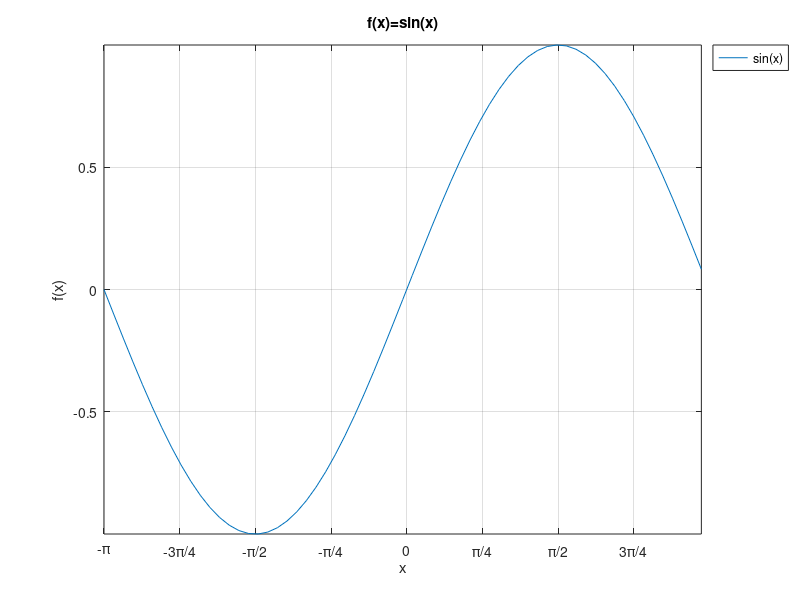
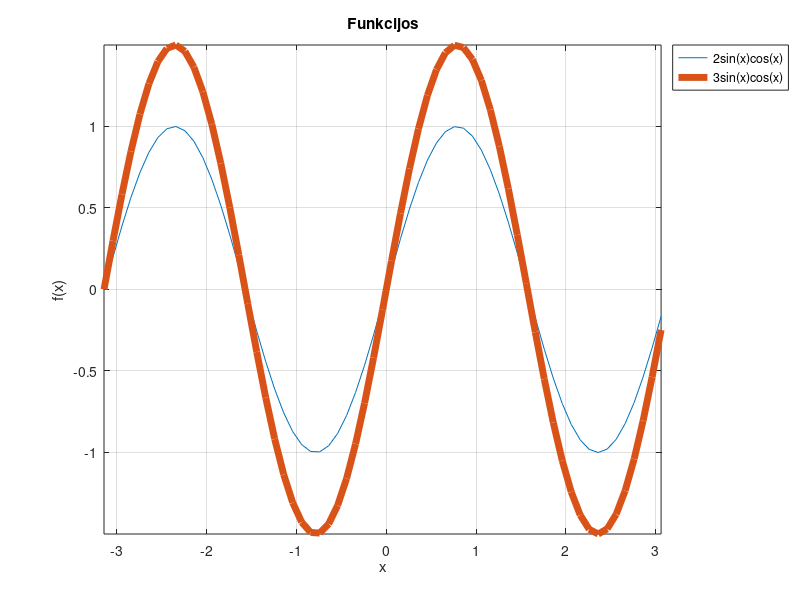
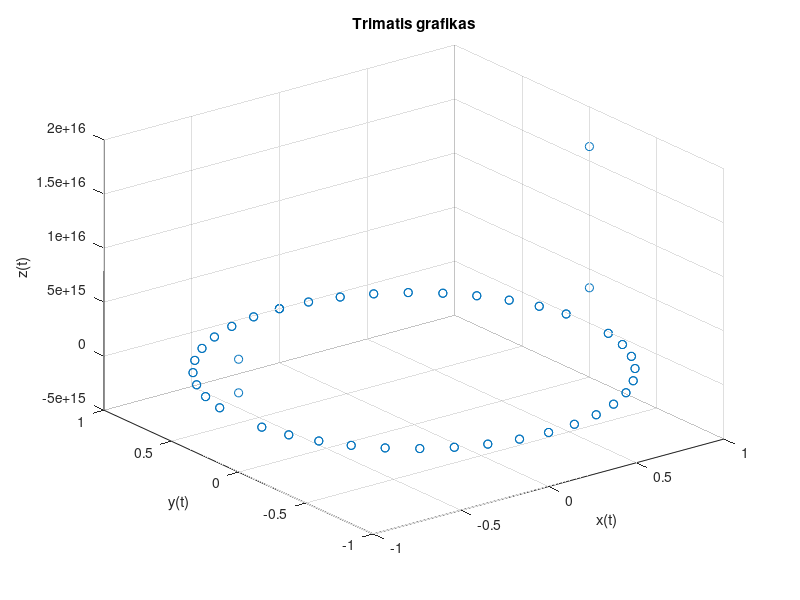
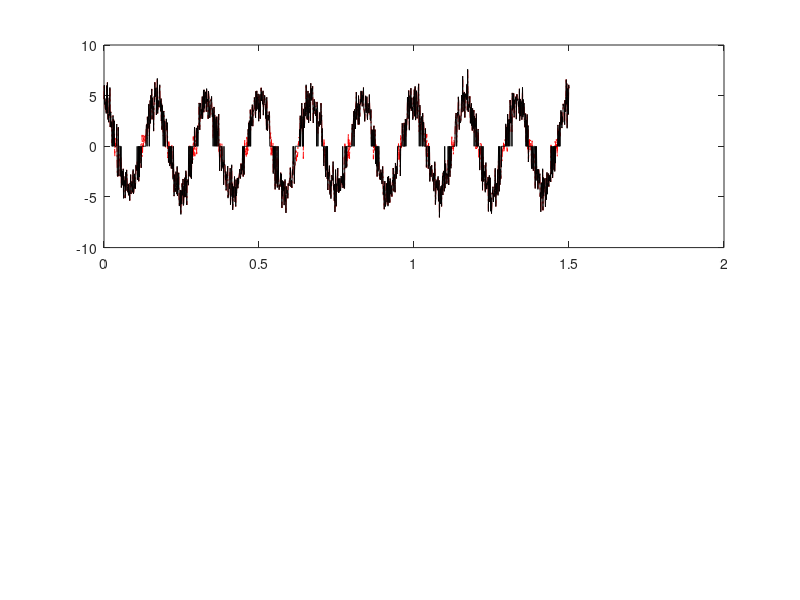

The MATLAB source for these figures, in order: (Note: this script raises an error after producing the figures.)

%Salvija Rasiukevičiūtė, EDIf-25/1, 2026-09-23
x = -pi:0.1:pi; 
y = sin(x); 
 
figure 
plot(x, y) 
title('f(x)=sin(x)') 
xlabel('x') 
ylabel('f(x)') 
axis([min(x) max(x) min(y) max(y)]) 
xticks(-pi:pi/4:pi) 
xticklabels({'-\pi','-3\pi/4','-\pi/2','-\pi/4','0','\pi/4','\pi/2','3\pi/4','\pi'}) 
legend('sin(x)', 'Location', 'bestoutside') 
grid on 
 
y1 = 2*sin(x).*cos(x); 
y2 = 3*sin(x).*cos(x); 
 
figure 
plot(x, y1, x, y2, 'LineWidth', 5) 
title('Funkcijos') 
xlabel('x') 
ylabel('f(x)') 
axis([min(x) max(x) min([y1 y2]) max([y1 y2])]) 
legend('2sin(x)cos(x)','3sin(x)cos(x)', 'Location', 'bestoutside') 
grid on 
 
t = 0:pi/20:4*pi; 
x = sin(t); 
y = cos(t); 
z = tan(t); 
 
figure 
plot3(x, y, z, 'o') 
title('Trimatis grafikas') 
xlabel('x(t)') 
ylabel('y(t)') 
zlabel('z(t)') 
grid on 
 
t = 0:0.001:1.5;  
A = 4.5;  
f = 6;  
sigma = 1;  
U1 = 3;  
U2 = 1.5;  
  
s = A*cos(2*pi*f*t);  
n = sigma*randn(size(t));  
sn = s+n;  
  
virsijancios = sn(sn>U1);  
  
filtr = sn;  
filtr(abs(filtr) < U2) = 0;  
  
nefiltr = size(sn);  
  
atrinktosa = size(virsijancios);  
  
didz = max(filtr);  
maz = min(filtr); 
 
figure 
subplot(2,1,1) 
plot(t, sn, 'r-.') 
hold on 
plot(t, filtr, 'k-') 
yline(U1, 'y-', 'LineWidth', 2) 
yline(U2) 
title('Pradinis ir filtruotas signalai', 'Color', 'm', 'FontSize', 14) 
xlabel('Laikas, s') 
ylabel('Įtampa, V') 
legend('Pradinis signalas','Filtruotas signalas','U_1','U_2') 
axis([min(t) max(t) min(sn) max(sn)]) 
grid on 
hold off 
 
subplot(2,1,2) 
 
ind = sn > U1; 
stem(t(ind), sn(ind)) 
 
hold on 
plot(t(sn == min(sn)), min(sn), 'ks') 
plot(t(sn == max(sn)), max(sn), 'ko') 
 
title('Pradinio signalo reikšmės virš U_1', 'Color', 'm', 'FontSize', 14) 
xlabel('Laikas, s') 
ylabel('Įtampa, V') 
legend('Reikšmės virš U_1','Minimali reikšmė','Maksimali reikšmė') 
axis([min(t) max(t) min(sn) max(sn)]) 
grid on 
hold off
